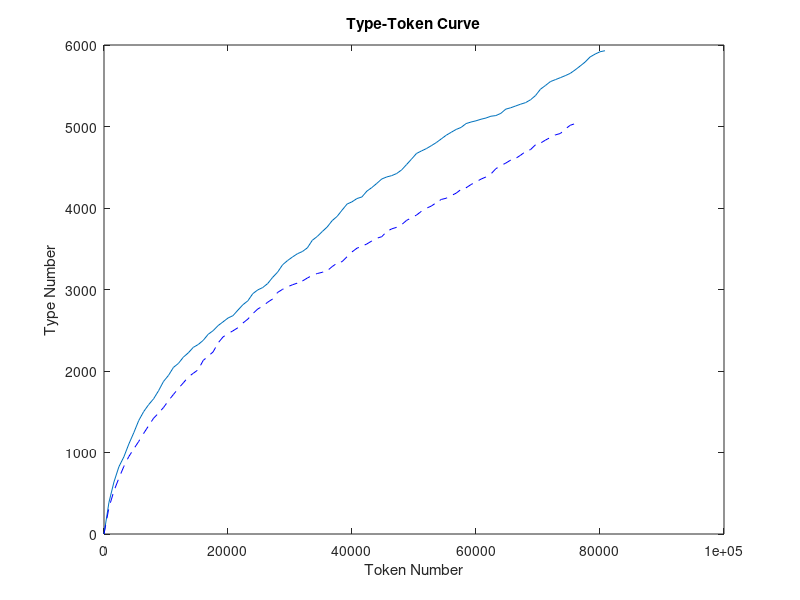

Write MATLAB code to recreate this figure.
clc;
clear;
B=[0,0;
800,389;
1600,637;
2400,825;
3200,946;
4000,1103;
4800,1242;
5600,1392;
6400,1502;
7200,1587;
8000,1659;
8800,1758;
9600,1872;
10400,1946;
11200,2044;
12000,2093;
12800,2170;
13600,2223;
14400,2290;
15200,2325;
16000,2376;
16800,2450;
17600,2495;
18400,2557;
19200,2603;
20000,2650;
20800,2679;
21600,2747;
22400,2813;
23200,2861;
24000,2949;
24800,2995;
25600,3024;
26400,3073;
27200,3149;
28000,3213;
28800,3303;
29600,3355;
30400,3399;
31200,3439;
32000,3466;
32800,3511;
33600,3604;
34400,3651;
35200,3711;
36000,3767;
36800,3845;
37600,3897;
38400,3974;
39200,4048;
40000,4076;
40800,4116;
41600,4136;
42400,4207;
43200,4251;
44000,4302;
44800,4356;
45600,4381;
46400,4397;
47200,4423;
48000,4467;
48800,4533;
49600,4600;
50400,4669;
51200,4700;
52000,4729;
52800,4765;
53600,4803;
54400,4848;
55200,4893;
56000,4929;
56800,4964;
57600,4989;
58400,5036;
59200,5055;
60000,5070;
60800,5089;
61600,5104;
62400,5126;
63200,5134;
64000,5161;
64800,5213;
65600,5230;
66400,5252;
67200,5274;
68000,5293;
68800,5328;
69600,5380;
70400,5458;
71200,5503;
72000,5551;
72800,5575;
73600,5599;
74400,5624;
75200,5652;
76000,5695;
76800,5742;
77600,5791;
78400,5853;
79200,5888;
80000,5917;
80800,5930;
    ]
plot(B(:,1),B(:,2));
hold on;
C=[
0,0;
800,325;
1600,528;
2400,685;
3200,829;
4000,950;
4800,1044;
5600,1136;
6400,1235;
7200,1329;
8000,1421;
8800,1483;
9600,1552;
10400,1636;
11200,1712;
12000,1786;
12800,1855;
13600,1927;
14400,1972;
15200,2016;
16000,2130;
16800,2181;
17600,2235;
18400,2344;
19200,2418;
20000,2459;
20800,2493;
21600,2531;
22400,2588;
23200,2637;
24000,2703;
24800,2761;
25600,2795;
26400,2844;
27200,2884;
28000,2964;
28800,3002;
29600,3033;
30400,3058;
31200,3079;
32000,3104;
32800,3141;
33600,3173;
34400,3196;
35200,3211;
36000,3230;
36800,3281;
37600,3324;
38400,3342;
39200,3402;
40000,3461;
40800,3507;
41600,3531;
42400,3559;
43200,3596;
44000,3629;
44800,3648;
45600,3712;
46400,3744;
47200,3763;
48000,3795;
48800,3848;
49600,3880;
50400,3913;
51200,3960;
52000,3997;
52800,4024;
53600,4066;
54400,4105;
55200,4120;
56000,4152;
56800,4182;
57600,4229;
58400,4248;
59200,4288;
60000,4321;
60800,4354;
61600,4381;
62400,4417;
63200,4482;
64000,4520;
64800,4551;
65600,4588;
66400,4608;
67200,4648;
68000,4694;
68800,4717;
69600,4776;
70400,4796;
71200,4833;
72000,4866;
72800,4897;
73600,4914;
74400,4969;
75200,5015;
76000,5036;
76800,5044;    

]

plot(C(:,1),C(:,2),'b--');
title('Type-Token Curve');
xlabel('Token Number');
ylabel('Type Number');
